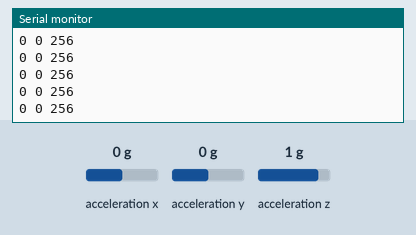
This sketch was run on a simulated Arduino Uno, built with avr-gcc and run on an emulated ATmega328P. Parts: the last lines printed to the serial monitor. The inputs (shaded band) are chosen by the test bench; at power-on: acceleration x 0 g, acceleration y 0 g, acceleration z 1 g.

Above: at 1.2 s.
1.3 s: acceleration x set to -1.4 g
At 2.2 s:
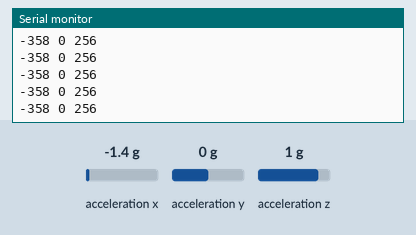
4.3 s: acceleration y set to 0.8 g
At 5.2 s:
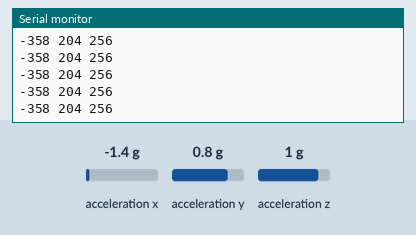
7.3 s: acceleration z set to -1.4 g
At 8.1 s:
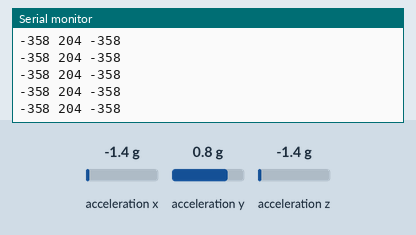

The sketch:

adxl345.ino
```cpp
#include <Wire.h>
#include <ADXL345.h>

ADXL345 adxl;
int x, y, z;

void setup() {
  Serial.begin(9600);
  adxl.powerOn();
}

void loop() {
  adxl.readXYZ(&x, &y, &z);
  Serial.print(x);
  Serial.print(" ");
  Serial.print(y);
  Serial.print(" ");
  Serial.println(z);
  delay(10);
}
```

Measured:
- after the input at 1.3 s, the serial monitor: prints a new line at once (image 1)
- after the input at 4.3 s, the serial monitor: prints a new line after 0.06 s (image 2)
- after the input at 7.3 s, the serial monitor: prints a new line after 0.06 s (image 3)
